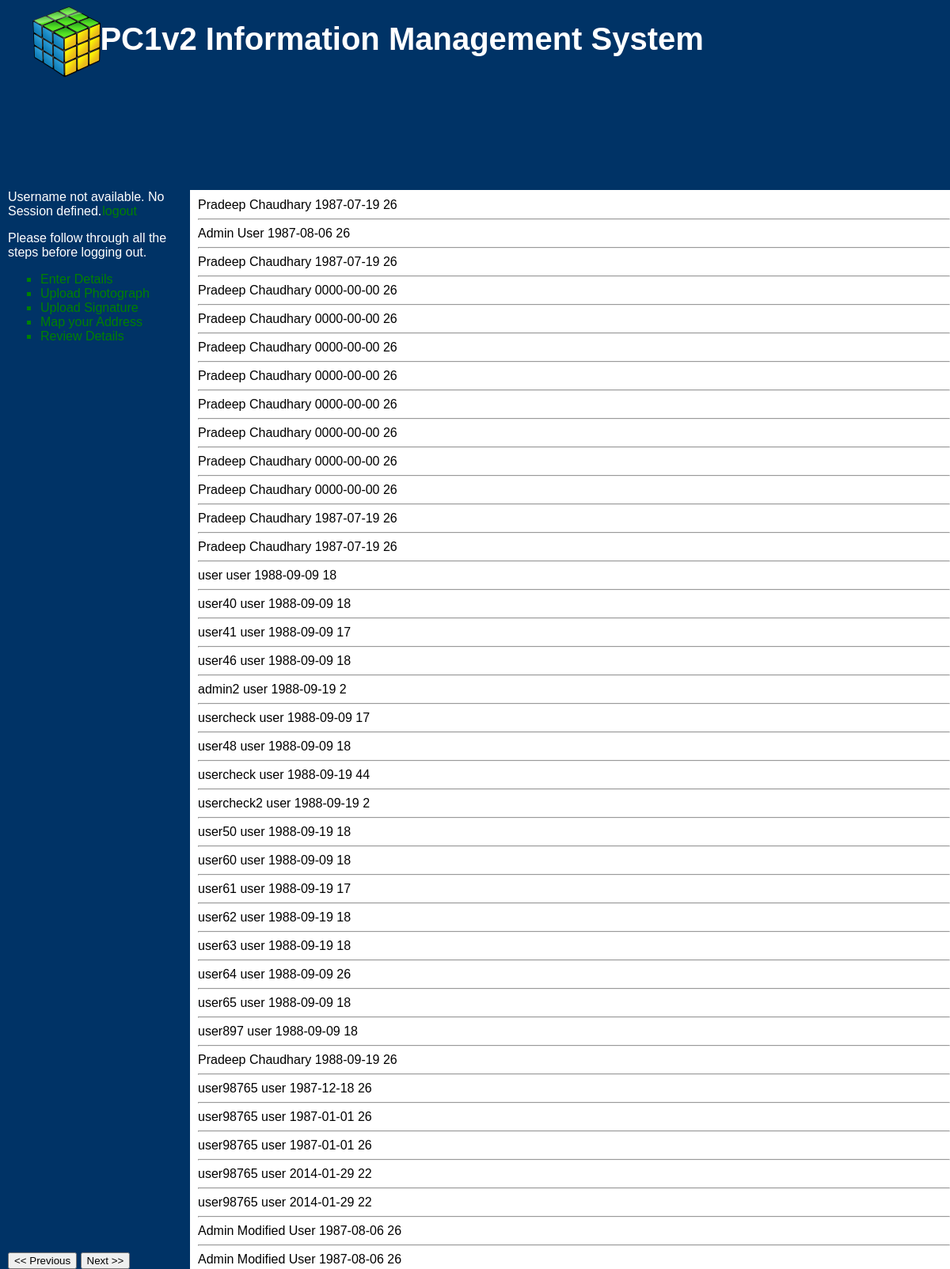
The app's page /basic_page.php with its own data.
### tables this page shows
CREATE TABLE IF NOT EXISTS `userdetails_test` (
  `id` bigint(20) NOT NULL AUTO_INCREMENT,
  `userID` bigint(20) NOT NULL,
  `firstname` varchar(20) NOT NULL,
  `lastname` varchar(30) NOT NULL,
  `birthdate` date NOT NULL,
  `age` int(11) NOT NULL,
  PRIMARY KEY (`id`),
  KEY `userdetails_test_userID_idx` (`userID`)
);

### public/basic_page.php (the view, shortened to what this page needs)
<!DOCTYPE html>
<?php require_once '../php_includes/db_connection.php';?>
<?php require_once '../php_includes/functions.php';?>
<?php
    $previous='support.php';
    $next='support.php';
?>
<?php
    $query = "SELECT * "
           . "FROM userdetails_test";
    $result=  mysqli_query($db, $query);
?>
<?php include("../php_includes/layout/header.php");?>
<nav>
<?php include ("../php_includes/layout/navigation.php");?>
</nav>
<section>
    <div id="form_div">
        <?php
        while($row=  mysqli_fetch_row($result)){
            echo $row[2]." ";
            echo $row[3]." ";
            echo $row[4]." ";
            echo $row[5]." ";
            echo "<hr />";
        }
        ?>
        <functions>
            <input name="previous" type="button" id="previous" onClick="window.location.href='<?php echo $previous; ?>'" value="<< Previous">
            <input name="next" type="button" id="next" onClick="window.location.href='<?php echo $next; ?>'" value="Next >>">
        </functions>
    </div>
</section>
<?php include("../php_includes/layout/footer.php"); ?>

### php_includes/layout/header.php (shortened to what this page needs)
<html>
    <head>
        <link href="stylesheets/base_style.css" rel="stylesheet" type="text/css"/>
    </head>
    <body>
        <header>
            <img id="logo" src='../images/logo.png' class="logo"/>
            <h1>PC1v2 Information Management System</h1>
        </header>

### php_includes/functions.php (shortened to what this page needs)
<?php
function welcome(){
    if(isset($_SESSION['username'])){
    echo "Welcome ".$_SESSION['username']." ";
    }else{
    echo "Username not available. No Session defined.";
    }
}
?>

### php_includes/layout/navigation.php
<?php welcome(); ?>
<a href="../php_includes/logout.php">logout</a>
<p>
    Please follow through all the steps before logging out.
</p>
<?php
    $current_page_name = substr($_SERVER["SCRIPT_NAME"],strrpos($_SERVER["SCRIPT_NAME"],"/")+1);
?>
<ul type="square" class="navigation">
    <li><a <?php if($current_page_name=="new_user_form.php"){echo " class=\"selected\"";}?> href="new_user_form.php">Enter Details</a></li>
    <li><a <?php if($current_page_name=="photo_upload.php"){echo " class=\"selected\"";}?> href="photo_upload.php">Upload Photograph</a></li>
    <li><a <?php if($current_page_name=="signature_upload.php"){echo " class=\"selected\"";}?> href="signature_upload.php">Upload Signature</a></li>
    <li><a <?php if($current_page_name=="location_map.php"){echo " class=\"selected\"";}?> href="location_map.php">Map your Address</a></li>
    <li><a <?php if($current_page_name=="prefilled_form.php"){echo " class=\"selected\"";}?> href="prefilled_form.php">Review Details</a></li>
</ul>

### public/stylesheets/base_style.css (style rules this page uses)
body { background-color: rgba(0,51,102,1); font-family: Arial; }
h1 { color: rgba(255,255,255,1); font-size: 40px; padding-left: 10%; z-index: 100; }
section { position: absolute; left: 20%; top: 15%; width: 80%; height: 85%; z-index: 4; background-color: #FFFFFF; padding: 0%; clear: both; overflow: auto; }
#logo { position: fixed; top:5px; left: 3%; }
nav { position: absolute; width: 20%; z-index: 1; height: 85%; top: 15%; left: 0; color: white; padding-left: 10px; }
functions { position: fixed; left: 10px; //20%; bottom: 0%; padding: 0%; clear: both; z-index: 666; }
#form_div { padding-left: 10px; //2%; padding-top: 10px; //2%; }
a { color: green; text-decoration: none; padding: 1px; }
.navigation { color: green; }

### records on screen
userdetails_test: firstname "Pradeep", lastname "Chaudhary", birthdate "1987-07-19", age "26"
userdetails_test: firstname "Admin", lastname "User", birthdate "1987-08-06", age "26"
userdetails_test: firstname "Pradeep", lastname "Chaudhary", birthdate "1987-07-19", age "26"
userdetails_test: firstname "Pradeep", lastname "Chaudhary", birthdate "0000-00-00", age "26"
userdetails_test: firstname "Pradeep", lastname "Chaudhary", birthdate "0000-00-00", age "26"
userdetails_test: firstname "Pradeep", lastname "Chaudhary", birthdate "0000-00-00", age "26"
userdetails_test: firstname "Pradeep", lastname "Chaudhary", birthdate "0000-00-00", age "26"
userdetails_test: firstname "Pradeep", lastname "Chaudhary", birthdate "0000-00-00", age "26"
userdetails_test: firstname "Pradeep", lastname "Chaudhary", birthdate "0000-00-00", age "26"
userdetails_test: firstname "Pradeep", lastname "Chaudhary", birthdate "0000-00-00", age "26"
userdetails_test: firstname "Pradeep", lastname "Chaudhary", birthdate "0000-00-00", age "26"
userdetails_test: firstname "Pradeep", lastname "Chaudhary", birthdate "1987-07-19", age "26"
userdetails_test: firstname "Pradeep", lastname "Chaudhary", birthdate "1987-07-19", age "26"
userdetails_test: firstname "user", lastname "user", birthdate "1988-09-09", age "18"
userdetails_test: firstname "user40", lastname "user", birthdate "1988-09-09", age "18"
userdetails_test: firstname "user41", lastname "user", birthdate "1988-09-09", age "17"
userdetails_test: firstname "user46", lastname "user", birthdate "1988-09-09", age "18"
userdetails_test: firstname "admin2", lastname "user", birthdate "1988-09-19", age "2"
userdetails_test: firstname "usercheck", lastname "user", birthdate "1988-09-09", age "17"
userdetails_test: firstname "user48", lastname "user", birthdate "1988-09-09", age "18"
userdetails_test: firstname "usercheck", lastname "user", birthdate "1988-09-19", age "44"
userdetails_test: firstname "usercheck2", lastname "user", birthdate "1988-09-19", age "2"
userdetails_test: firstname "user50", lastname "user", birthdate "1988-09-19", age "18"
userdetails_test: firstname "user60", lastname "user", birthdate "1988-09-09", age "18"
userdetails_test: firstname "user61", lastname "user", birthdate "1988-09-19", age "17"
userdetails_test: firstname "user62", lastname "user", birthdate "1988-09-19", age "18"
userdetails_test: firstname "user63", lastname "user", birthdate "1988-09-19", age "18"
userdetails_test: firstname "user64", lastname "user", birthdate "1988-09-09", age "26"
userdetails_test: firstname "user65", lastname "user", birthdate "1988-09-09", age "18"
userdetails_test: firstname "user897", lastname "user", birthdate "1988-09-09", age "18"
userdetails_test: firstname "Pradeep", lastname "Chaudhary", birthdate "1988-09-19", age "26"
userdetails_test: firstname "user98765", lastname "user", birthdate "1987-12-18", age "26"
userdetails_test: firstname "user98765", lastname "user", birthdate "1987-01-01", age "26"
userdetails_test: firstname "user98765", lastname "user", birthdate "1987-01-01", age "26"
userdetails_test: firstname "user98765", lastname "user", birthdate "2014-01-29", age "22"
userdetails_test: firstname "user98765", lastname "user", birthdate "2014-01-29", age "22"
userdetails_test: firstname "Admin", lastname "Modified User", birthdate "1987-08-06", age "26"
userdetails_test: firstname "Admin", lastname "Modified User", birthdate "1987-08-06", age "26"
